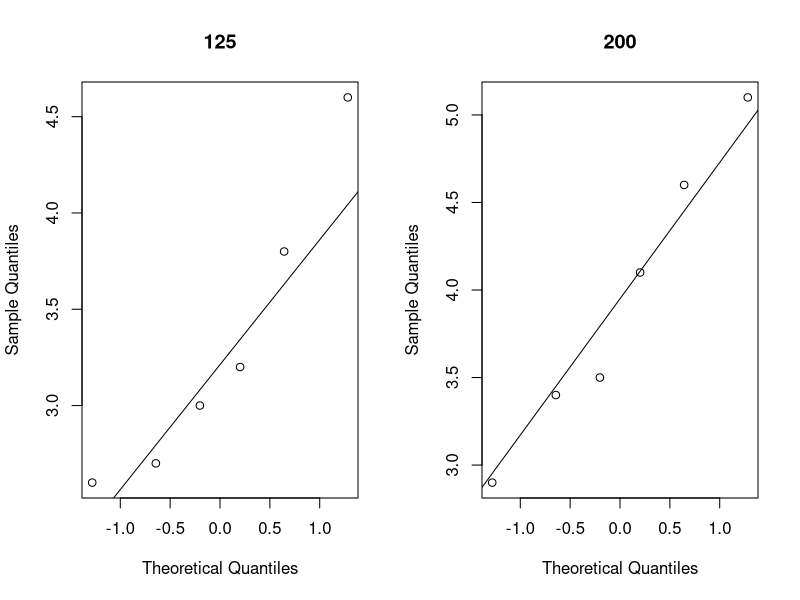
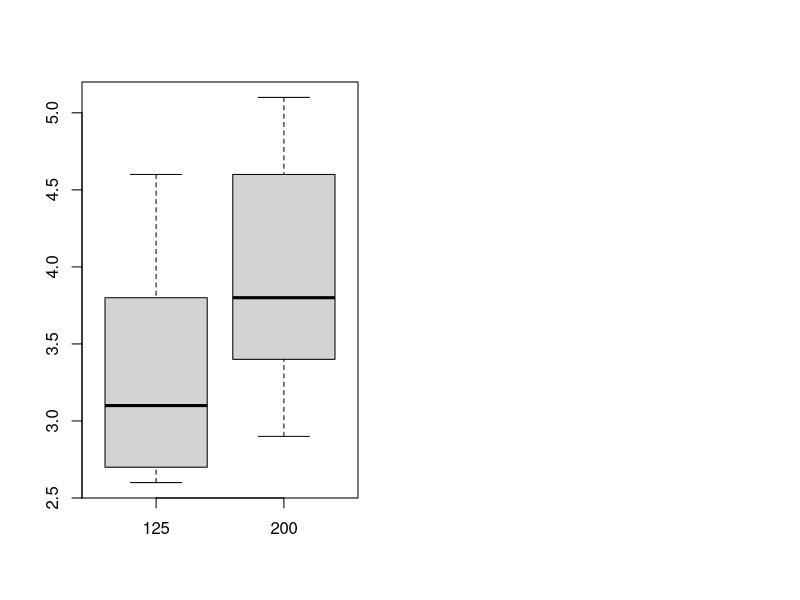

Recreate these plots in R, in order.
flow.125 <-c(2.7, 4.6, 2.6, 3.0, 3.2, 3.8)
flow.200 <-c(4.6, 3.4, 2.9, 3.5, 4.1, 5.1)

#Plot normal QQ
par(mfrow=c(1,2))

qqnorm(flow.125, main="125")
qqline(flow.125)

qqnorm(flow.200, main="200")
qqline(flow.200)

#Normal Test - H0: drawn from normal distribution
shapiro.test(flow.125)
shapiro.test(flow.200)

#Create Boxplot
boxplot(flow.125, flow.200,
        names=c("125","200"))

#Variance Test - H0: variances are equal
var.test(flow.125, flow.200)

#T Test
t.test(flow.125, flow.200, alternative="two.sided", var.equal=TRUE)

#Paired T Test
t.test(flow.125, flow.200, paired = TRUE, alternative = "two.sided")
